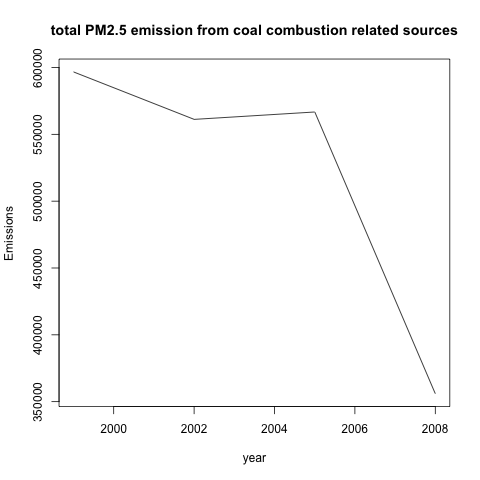

Generate this figure with R:
source("read_data.R")

# read data into data tables
data <- readData()
emissions <- data[[1]]
css <- data[[2]]

# get SCC codes for coal related emissions
coal.loc = grep(x = scc$Short.Name, "Coal")
scc.index = scc[coal.loc, "SCC"]

# calculate sum of emission for each year
setkey(emissions, "SCC")
ts <- emissions[.(scc.index), lapply(.SD,sum), by = "year", .SDcols = "Emissions"]

# plot to PNG device
png(filename = "plot4.png")
plot(ts, main = "total PM2.5 emission from coal combustion related sources", type = "l")
dev.off()
